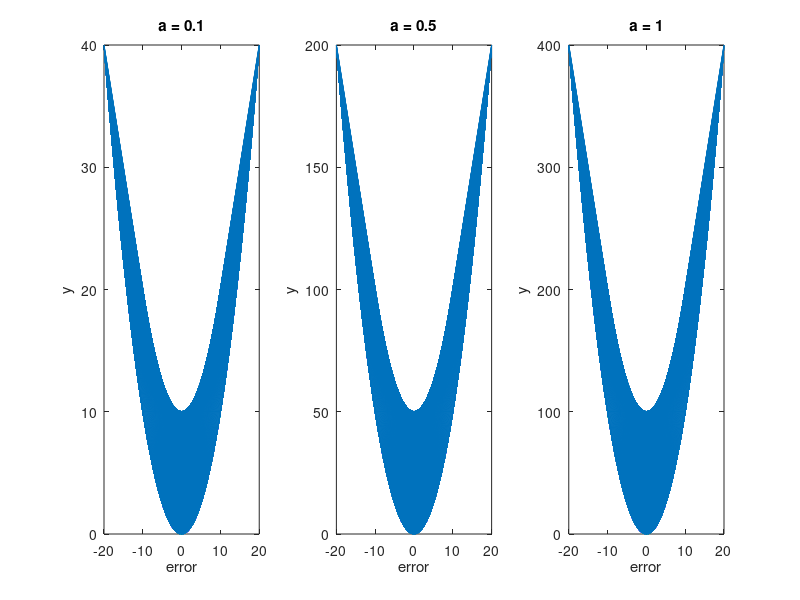

The MATLAB script that drew this image: (Note: this script raises an error after producing the figure.)
close; clear; clc;
% Define the quadratic equation
a_values = [0.1, 0.5, 1];  % Different values of 'a'
x1 = linspace(-10, 10, 1000);  % Generate x1 values
x2 = linspace(-10, 10, 1000);  % Generate x2 values

% Create a meshgrid of x1 and x2
[X1, X2] = meshgrid(x1, x2);

% Initialize a figure for plotting
figure;

% Plot the difference between x1 and x2 (error) with y as the x-axis
for a = a_values
    % Calculate the quadratic equation
    y = a * (X1 - X2).^2;

    % Calculate the error (difference between x1 and x2)
    error = X1 - X2;

    % Plot the error against y
    subplot(1, numel(a_values), find(a_values == a));
    plot(error(:), y(:));
    title(['a = ' num2str(a)]);
    xlabel('error');
    ylabel('y');
    
    % % Set y-axis limits
    % ylim([200, 0]);
    

end

% Adjust subplot layout
sgtitle('Difference between x1 and x2 vs. y');


%% Heatmap
% Sample data
data = sim.metric; % Replace this with your actual data

% Define x and y axis limits
x_limits = [0 50];
y_limits = [0 50];

% Scale the data to fit within the specified axis limits
scaled_data = data * (x_limits(2) - x_limits(1));

% Create a heatmap using imagesc
imagesc(linspace(x_limits(1), x_limits(2), size(data, 2)), ...
    linspace(y_limits(1), y_limits(2), size(data, 1)), scaled_data);

% Customize colormap
colormap(flipud(hot)); % 'hot' colormap goes from black to red, we flip it to start from red

% Add colorbar and adjust labels
colorbar('southoutside');

% Set axis limits
xlim(x_limits);
ylim(y_limits);

% Add labels and title
xlabel('X-axis label');
ylabel('Y-axis label');
title('Heatmap Title');

%% Objective Function Evolution plot
% Objective function values 
objective_value = sim.metric; 

% Number of iterations or evaluations
num_iterations = numel(objective_value);

% Plotting the Objective Function Evolution
figure;
plot(1:num_iterations, objective_value);
xlabel('Iterations');
ylabel('Objective Function Value');
title('Objective Function Evolution');
grid on;

%% Scatter Plot of Hyperparameter Combinations 
% Hyperparameter combinations and corresponding objective function values

Q_weights = [sim.W(1, :)',sim.W(2, :)'];
objective_values = sim.metric; 
BestQ1 = opt_weights(1);
BestQ2 = opt_weights(2);

% Plotting the Scatter Plot of Hyperparameter Combinations
figure;
scatter(Q_weights(:, 1), Q_weights(:, 2), 50, objective_values, 'filled');
colorbar; % Add colorbar to show objective function values
hold on;
scatter(BestQ1, BestQ2, 120, minBEST, 'rs', 'filled')

xlabel('Q_1');
ylabel('Q_4');
title('Scatter Plot of Hyperparameter Combinations');

%% Scatter Plot of Hyperparameter Combinations 
% Hyperparameter combinations and corresponding objective function values

Q_weights = [sim.W(1, :)',sim.W(2, :)'];
objective_values = sim.metric; 
BestQ1 = opt_weights(1);
BestQ2 = opt_weights(2);

% Plotting the Scatter Plot of Hyperparameter Combinations
figure;
scatter(Q_weights(:, 1), Q_weights(:, 2), 50, objective_values, 'filled');
colorbar; % Add colorbar to show objective function values
hold on;
scatter(BestQ1, BestQ2, 120, minBEST, 'rs', 'filled')

xlabel('Q_1');
ylabel('Q_4');
title('Scatter Plot of Hyperparameter Combinations');


%% 3-D Scatter Plot of Hyperparameter Combinations 3D
% Hyperparameter combinations and corresponding objective function values
bestrow = botable_sorted(1,:);

Q_weights = [sim.W(1, :)',sim.W(2, :)'];
objective_values = sim.metric; 
BestQ1 = table2array(bestrow(1, 'Qalpha'));
BestQ2 = table2array(bestrow(1, 'Qbeta'));
minBEST = table2array(bestrow(1, 'J (cost)'));

% Plotting the Scatter Plot of Hyperparameter Combinations
figure;
scatter3(Q_weights(:, 1), Q_weights(:, 2), objective_values, 50, objective_values, 'filled');
colorbar; % Add colorbar to show objective function values
hold on;
scatter3(BestQ1, BestQ2, minBEST, 120, 'rs', 'filled')

xlabel('Q_1');
ylabel('Q_4');
title('Scatter Plot of Hyperparameter Combinations');

%% R weights
% Hyperparameter combinations and corresponding objective function values

R_weights = [sim.W(1, :)',sim.W(3, :)'];
objective_values = sim.metric; 
BestR1 = opt_weights(1);
BestR2 = opt_weights(3);

% Plotting the Scatter Plot of Hyperparameter Combinations
figure;
scatter(R_weights(:, 1), R_weights(:, 2), 50, objective_values, 'filled');
colorbar; % Add colorbar to show objective function values
hold on;
scatter(BestR1, BestR2, 120, minBEST, 'rs', 'filled')

xlabel('R_1');
ylabel('R_2');
title('Scatter Plot of Hyperparameter Combinations');


%% Contour Plot of Objective Function
% Define the range of Q1 and Q2 values
Q1_values = linspace(min(sim.W(1, :)), max(sim.W(1, :)), 51); 
Q2_values = linspace(min(sim.W(2, :)), max(sim.W(2, :)), 51); 

% Create a grid of Q1 and Q2 values
[Q1_grid, Q2_grid] = meshgrid(Q1_values, Q2_values);

objective_values_grid = zeros(size(Q1_grid));
for i = 1:length(Q1_grid)
    objective_values_grid(i,:) = sim.metric(i);
end

% Create a contour plot
figure;
contourf(Q1_grid, Q2_grid, objective_values_grid);
colorbar; % Add colorbar to show objective function values
xlabel('Q1');
ylabel('Q2');
title('Contour Plot of Objective Function');

%% Sensitivity analysis

% Initialize matrix to store performance metric values
performance_metric_values = zeros(length(Q1_values), length(Q2_values));

% Evaluate performance metric for each combination of Q1 and Q2
for i = 1:length(Q1_values)
    for j = 1:length(Q2_values)
        Q_weights1 = [Q1_values(i), Q2_values(j)]; % Combine Q1 and Q2 into weights vector
        performance_metric_values(i, j) = sqrt(mean(error.^2));
    end
end

% Plot Sensitivity Analysis
figure;
contourf(Q1_values, Q2_values, performance_metric_values);
colorbar; % Add colorbar to show performance metric values
xlabel('Q1');
ylabel('Q2');
title('Sensitivity Analysis Plot of Performance Metric');

%% Heatmap

% % Initialize matrix to store performance metric values
% performance_metric_values = zeros(length(Q1_values), length(Q2_values));
% 
% % Evaluate performance metric for each combination of Q1 and Q2
% performance_metric_values = diag(sort_metric);
% 
% % Create Heatmap of Hyperparameter Performance
% figure;
% heatmap(Q1_values, Q2_values, performance_metric_values);
% xlabel('Q1');
% ylabel('Q2');
% title('Heatmap of Hyperparameter Performance');

%% 
best1 = zeros(1,length(sim1.metric));
best2 = zeros(1,length(sim2.metric));
best3 = zeros(1,length(sim3.metric));

for i = 1:length(sim1.metric)
    best1(i) = min(sim1.metric(1:i));
end

for j = 1:length(sim2.metric)
    best2(j) = min(sim2.metric(1:j));
end

for k = 1:length(sim3.metric)
    best3(k) = min(sim3.metric(1:k));
end
figure
stairs([1:length(sim1.metric)],best1,'b-')
hold on;
stairs([1:length(sim2.metric)],best2,'g-')
hold on;
stairs([1:length(sim3.metric)],best3,'r-')
legend('\lambda = 1', '\lambda = 3.5', '\lambda = 10');
